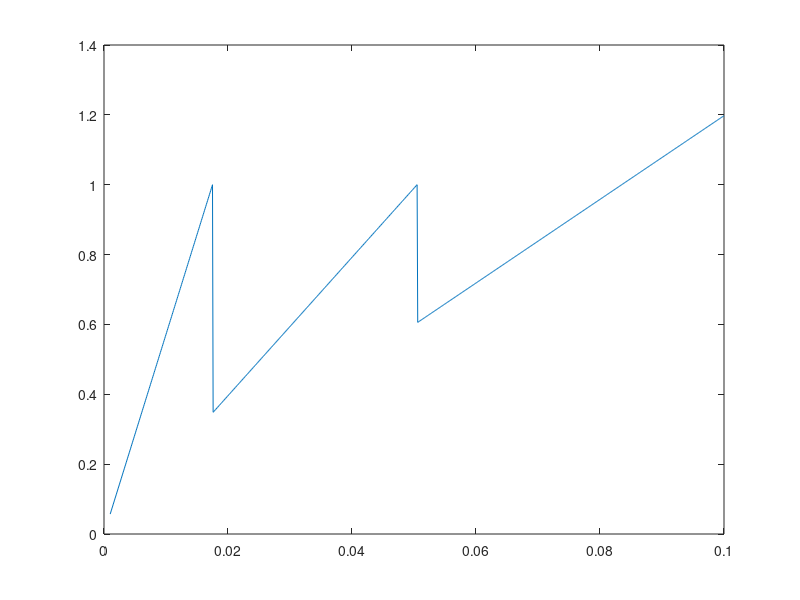

Write the MATLAB code that produced this figure.
close all
clear

% Script to check the properties of a VGA with n-bit resistor feedback

%% Settings
log_scale = 0;

v_low = 0.001;
v_high = 0.1;
v_end = 3.3;
bits = 2;

%% SCRIPT LIN GAIN SCALE

% max_gain = v_end/v_low;
% min_gain = v_end/v_high;
% 
% interval = linspace(min_gain, max_gain, 2^bits);
% interval_voltages = v_end./interval;
% 
% threshold = interval + (interval(2)-interval(1))/2;
% threshold_voltages = v_end./threshold;
% 
% largest_error = ((threshold_voltages .* interval)/v_end); 
% 
% figure;plot(largest_error);ylabel = 'percentage';title('LIN GAIN SCALE')

%% SCRIPT LIN VOLTAGE SCALE

interval = linspace(v_low, v_high, 2^bits);

threshold = interval(1:end-1) + (interval(2)-interval(1))/2;
gain = v_end./threshold;

input = v_low:0.0001:v_high;
error = zeros(size(input));

j = 1;
for i = 1:size(error, 2)
    if j ~= size(threshold, 2)
        if input(i) > threshold(j)
            j = j+1;
        end
    end
    error(i) = input(i)/threshold(j); %percentage
end
figure;
plot(input, error)

